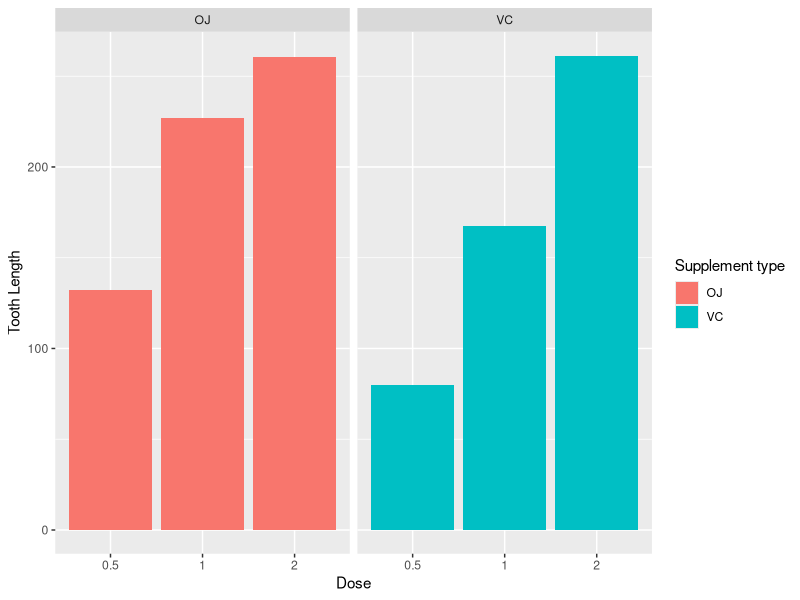
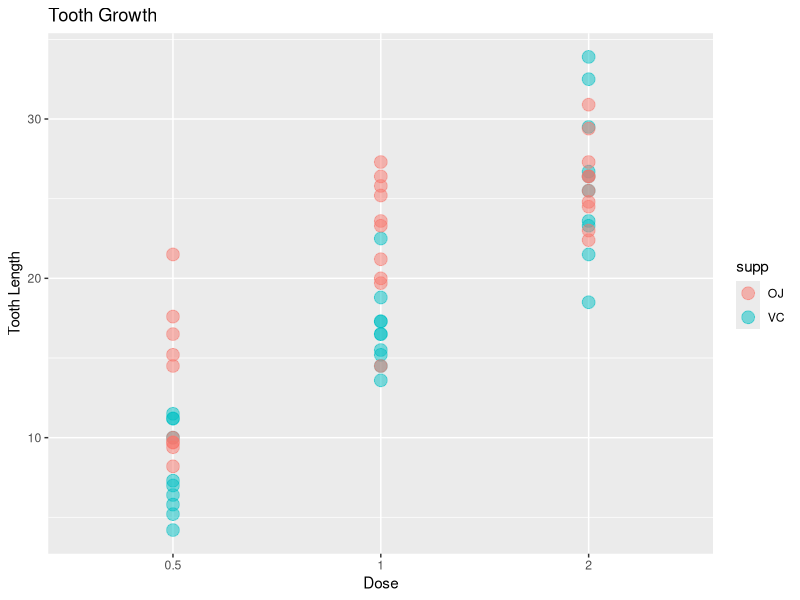

Source code (R) for these figures, in order:
## ---- chunk 1
library(datasets)
head(ToothGrowth)
summary (ToothGrowth)

library(ggplot2)
ggplot(ToothGrowth, aes(x=as.factor(dose), y=len, fill=supp)) +
  geom_bar(stat="identity",) +
  facet_grid(. ~ supp) +  
  labs(x ="Dose", y="Tooth Length")+ 
  guides(fill=guide_legend(title="Supplement type"))

## ---- chunk 2
graph <- ggplot(ToothGrowth, aes(x=as.factor(dose), y=len)) 
graph + geom_point(aes(color=supp), size = 4, alpha = 1/2) + labs(title = "Tooth Growth") + labs(x ="Dose", y="Tooth Length") 

## ---- chunk 3
fitting <- lm(len ~ dose + supp, ToothGrowth)
summary(fitting)
## ---- chunk 4
confint(fitting)
## ---- chunk 5

t.test(ToothGrowth$len[ToothGrowth$dose == 1.0], ToothGrowth$len[ToothGrowth$dose == 0.5], paired = FALSE, var.equal = TRUE)$conf

t.test(ToothGrowth$len[ToothGrowth$dose == 2.0], ToothGrowth$len[ToothGrowth$dose == 1.0], paired = FALSE, var.equal = TRUE)$conf

t.test(ToothGrowth$len[ToothGrowth$dose == 2.0], ToothGrowth$len[ToothGrowth$dose == 0.5], paired = FALSE, var.equal = TRUE)$conf

